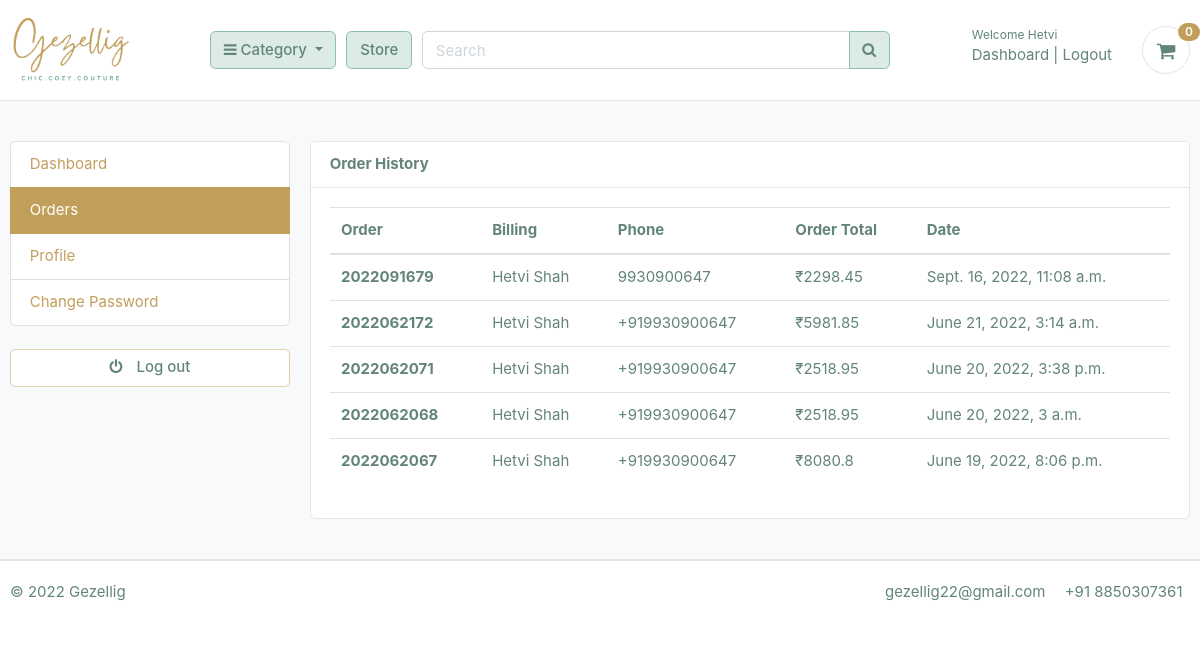
/accounts/my_orders/ (signed in), run on the app's committed database.
### accounts/models.py (models this page shows, shortened)
class Account(AbstractBaseUser):
    first_name = models.CharField(max_length = 50)
    last_name = models.CharField(max_length = 50)
    username = models.CharField(max_length = 50, unique = True)
    email = models.EmailField(max_length = 100, unique = True)
    phone_number = models.CharField(max_length = 50)
    date_joined = models.DateTimeField(auto_now_add = True)
    last_login = models.DateTimeField(auto_now_add = True)
    is_admin = models.BooleanField(default = False)
    is_staff = models.BooleanField(default = False)
    is_active = models.BooleanField(default = False)
    is_superadmin = models.BooleanField(default = False)
    USERNAME_FIELD = 'email'
    REQUIRED_FIELDS = ['username', 'first_name', 'last_name']
    objects = MyAccountManager()

### orders/models.py (models this page shows, shortened)
class Order(models.Model):
    STATUS = (
    ('New', 'New'),
    ('Accepted', 'Accepted'),
    ('Completed', 'Completed'),
    ('Cancelled', 'Cancelled'),
    )
    user = models.ForeignKey(Account, on_delete = models.SET_NULL, null = True)
    payment = models.ForeignKey(Payment, on_delete = models.SET_NULL, blank = True, null = True)
    order_number = models.CharField(max_length = 20)
    first_name = models.CharField(max_length = 50)
    last_name = models.CharField(max_length = 50)
    phone = models.CharField(max_length = 15)
    email = models.EmailField(max_length = 50)
    address_line_1 = models.CharField(max_length = 50)
    address_line_2 = models.CharField(max_length = 50, blank = True)
    country = models.CharField(max_length = 50)
    state = models.CharField(max_length = 50)
    city = models.CharField(max_length = 50)
    order_note = models.CharField(max_length = 100, blank = True)
    order_total = models.FloatField()
    tax = models.FloatField()
    status = models.CharField(max_length = 10, choices = STATUS, default = 'New')
    ip = models.CharField(blank = True, max_length = 20)
    is_ordered = models.BooleanField(default = False)
    created_at = models.DateTimeField(auto_now_add = True)
    updated_at = models.DateTimeField(auto_now = True)
    def full_name(self):
        return f'{self.first_name} {self.last_name}'

### accounts/views.py (the view)
# urls.py: path('my_orders/', views.my_orders, name = "my_orders"),
@login_required(login_url='login')
def my_orders(request):
    orders = Order.objects.filter(user = request.user, is_ordered = True).order_by('-created_at')
    context = {
    'orders' : orders,
    }
    return render(request, 'accounts/my_orders.html', context)

### carts/context_processors.py (called while the page is built)
def counter(request):
    cart_count = 0
    if 'admin' in request.path:
        return {}
    else:
        try:
            cart = Cart.objects.filter(cart_id = _cart_id(request))
            if request.user.is_authenticated:
                cart_items = CartItem.objects.all().filter(user = request.user)
            else:
                cart_items = CartItem.objects.all().filter(cart = cart[:1])
            for cart_item in cart_items:
                cart_count += cart_item.quantity
        except Cart.DoesNotExist:
            cart_count = 0
    return dict(cart_count = cart_count)

### carts/views.py (called while the page is built)
def _cart_id(request):
    cart = request.session.session_key
    if not cart:
        cart = request.session.create()
    return cart

### category/context_processors.py (called while the page is built)
def menu_links(request):
    links = Category.objects.all()
    return dict(links = links)

### category/models.py (called while the page is built)
    def get_url(self):
        return reverse('products_by_category', args = [self.slug])

### templates/accounts/my_orders.html (shortened to what this page needs)
{% extends 'base.html' %}
{% block content %}
<section class="section-conten padding-y bg">
<div class="container">
	<div class="row">
	{% include 'includes/dashboard_sidebar.html' %}
	<main class="col-md-9">
		<article class="card">
		<header class="card-header">
			<strong class="d-inline-block mr-3">Order History</strong>
		</header>
		<div class="card-body">
			<div class="row">
			<div class="col-md-12">
        <table class="table table-hover">
            <thead>
              <tr>
                <th scope="col">Order</th>
                <th scope="col">Billing</th>
                <th scope="col">Phone</th>
                <th scope="col">Order Total</th>
                <th scope="col">Date</th>
              </tr>
            </thead>
            <tbody>
              {% for order in orders %}
              <tr>
                <th scope="row">{{ order.order_number }}</th>
                <td>{{ order.full_name }}</td>
                <td>{{ order.phone }}</td>
                <td>₹{{ order.order_total }}</td>
                <td>{{ order.created_at }}</td>
              </tr>
              {% endfor %}
            </tbody>
        </table>
			</div>
			</div>
		</div>
		</article>
	</main>
</div>
</div>
</section>
{% endblock %}

### templates/includes/header.html (shortened to what this page needs)
{% load static %}
<header class="section-header">
<section class="header-main border-bottom">
  <div class="container">
<div class="row align-items-center">
  <div class="col-lg-2 col-md-3 col-6">
    <a href="{% url 'home' %}" class="brand-wrap">
      <img class="logo" src="{% static './images/logo.png' %}">
    </a>
  </div>
  <div class="col-lg col-sm col-md col-6 flex-grow-0">
    <div class="category-wrap dropdown d-inline-block float-right">
      <button type="button" class="btn btn-primary dropdown-toggle" data-toggle="dropdown">
        <i class="fa fa-bars"></i> Category
      </button>
    </div>
  </div>
  <a href="{% url 'store' %}" class="btn btn-outline-primary">Store</a>
  <div class="col-lg  col-md-6 col-sm-12 col">
    <form action="{% url 'search' %}" class="search" method='GET'>
      <div class="input-group w-100">
          <input type="text" class="form-control" style="width:60%;" placeholder="Search" name="keyword">
          <div class="input-group-append">
            <button class="btn btn-primary" type="submit">
              <i class="fa fa-search"></i>
            </button>
          </div>
        </div>
    </form>
  </div>
  <div class="col-lg-3 col-sm-6 col-8 order-2 order-lg-3">
        <div class="d-flex justify-content-end mb-3 mb-lg-0">
          {% if user.id is None %}
          <div class="widget-header">
            <small class="title text-muted">Welcome guest!</small>
            <div>
              <a href="{% url 'login' %}">Sign in</a> <span class="dark-transp"> | </span>
              <a href="{% url 'register' %}"> Register</a>
            </div>
          </div>
          {% else %}
          <div class="widget-header">
            <small class="title text-muted">Welcome {{ user.first_name }}</small>
            <div>
              <a href="{% url 'dashboard' %}">Dashboard</a> <span class="dark-transp"> | </span>
              <a href="{% url 'logout' %}">Logout</a>
            </div>
          </div>
          {% endif %}
          <a href="{% url 'cart' %}" class="widget-header pl-3 ml-3">
            <div class="icon icon-sm rounded-circle border"><i class="fa fa-shopping-cart"></i></div>
            <span class="badge badge-pill badge-danger notify">{{ cart_count }}</span>
          </a>
        </div>
      </div>
</div>
  </div>
</section>
</header>

### static/css/ui.css (style rules this page uses)
html { font-family: "Inter", sans-serif; font-size: 15px; }
.icon-xs, .icon-sm, .icon-md, .icon-lg { display: inline-block; text-align: center; flex-shrink: 0; flex-grow: 0; }
.icon-sm { width: 48px; height: 48px; line-height: 48px !important; font-size: 20px; }
.padding-y { padding-top: 40px; padding-bottom: 40px; }
article:after, .form-group:after { display: block; clear: both; content: ""; }
.bg { background-color: #f8f9fa; }
.header-main { position: relative; padding-top: 1rem; padding-bottom: 1rem; }
.brand-wrap .logo, .navbar-brand .logo { margin-right: 7px; max-height: 70px; display: inline-block; }
.widget-header { display: inline-block; vertical-align: middle; position: relative; }
.widget-header a { color: #628577; }
.widget-header i { color: #628577; }
.widget-header .title { display: block; }
.widget-header .notify { position: absolute; top: -3px; right: -10px; }
.notify { position: absolute; top: -4px; right: -10px; display: inline-block; padding: 0.25em 0.6em; font-size: 12px; line-height: 1; text-align: center; border-radius: 3rem; color: #fff; background-color: #c29e5b; }

### data on the page
Account: first_name "Hetvi"
Order: order_number "2022091679", full_name "Hetvi Shah", phone "9930900647", order_total "2298.45", created_at "Sept. 16, 2022, 11:08 a.m."
Order: order_number "2022062172", full_name "Hetvi Shah", phone "+919930900647", order_total "5981.85", created_at "June 21, 2022, 3:14 a.m."
Order: order_number "2022062071", full_name "Hetvi Shah", phone "+919930900647", order_total "2518.95", created_at "June 20, 2022, 3:38 p.m."
Order: order_number "2022062068", full_name "Hetvi Shah", phone "+919930900647", order_total "2518.95", created_at "June 20, 2022, 3 a.m."
Order: order_number "2022062067", full_name "Hetvi Shah", phone "+919930900647", order_total "8080.8", created_at "June 19, 2022, 8:06 p.m."

### other printed values
{{ cart_count }} "0"
